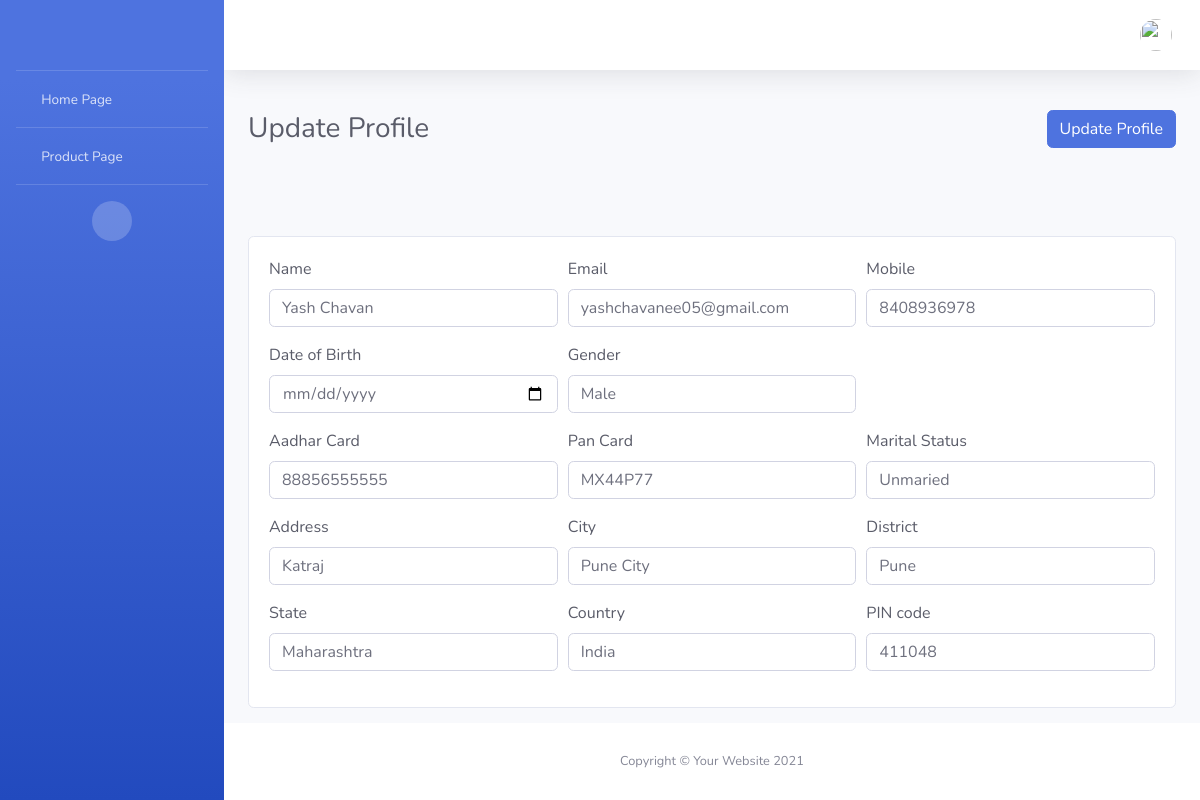
The app's page /update_data/1/ with its own data.
### login/models.py (models this page shows, shortened)
class Register(models.Model):
    user_id = models.AutoField(primary_key=True, unique=True)
    user_name = models.CharField(max_length=100)
    user_email = models.EmailField(max_length=100)
    user_phone = models.CharField(max_length=50)
    user_dob = models.DateField()
    gender = models.CharField(max_length=100)
    aadhar = models.CharField(max_length=20)
    pan = models.CharField(max_length=20)
    marital_status = models.CharField(max_length=100)
    address = models.CharField(max_length=100)
    city = models.CharField(max_length=100)
    district = models.CharField(max_length=100)
    state = models.CharField(max_length=100)
    country = models.CharField(max_length=100)
    pin_code = models.CharField(max_length=20)

### login/views.py (the view)
# urls.py: path('update_data/<int:user_id>/', views.update_data, name='update_data'),
def update_data(request,user_id):
    update_data_instance = Register.objects.get(user_id=user_id)
    return render(request, 'profile.html', {'update_data':update_data_instance})

### login/templates/profile.html (shortened to what this page needs)
{% extends 'web_base.html' %}
{% load static %}
{% block content_page %}
<div class="container-fluid">
    <form method="POST" action="/update/{{update_data.user_id}}">
        <div class="d-sm-flex align-items-center justify-content-between mb-4">
            <h1 class="h3 my-3 text-gray-800">Update Profile</h1>
            <button type="submit" class="btn btn-primary my-3">Update Profile</button>
        </div>
        <div class="row">
            <div class="col-12 mt-5">
                <div class="card">
                    <div class="card-body">
                        <div class="form-row">
                            <div class="form-group col-lg-4">
                                <label class="text-dark">Name</label>
                                <input type="text" class="form-control" name="user_name" value="{{update_data.user_name}}">
                            </div>
                            <div class="form-group col-lg-4">
                                <label class="text-dark">Email</label>
                                <input type="text" class="form-control" name="user_email" value="{{update_data.user_email}}">
                            </div>
                            <div class="form-group col-lg-4">
                                <label class="text-dark">Mobile</label>
                                <input type="text" class="form-control" name="user_phone" value="{{update_data.user_phone}}">
                            </div>
                        </div>
                        <div class="form-row">
                            <div class="form-group col-lg-4">
                                <label class="text-dark">Date of Birth</label>
                                <input type="date" class="form-control" name="user_dob" value="{{update_data.user_dob}}">
                            </div>
                            <div class="form-group col-lg-4">
                                <label class="text-dark">Gender</label>
                                <input type="text" class="form-control" name="gender" value="{{update_data.gender}}">
                            </div>
                        </div>
                        <div class="form-row">
                            <div class="form-group col-lg-4">
                                <label class="text-dark">Aadhar Card</label>
                                <input type="text" class="form-control" name="aadhar" value="{{update_data.aadhar}}">
                            </div>
                            <div class="form-group col-lg-4">
                                <label class="text-dark">Pan Card</label>
                                <input type="text" class="form-control" name="pan" value="{{update_data.pan}}">
                            </div>
                            <div class="form-group col-lg-4">
                                <label class="text-dark">Marital Status</label>
                                <input type="text" class="form-control" name="marital_status" value="{{update_data.marital_status}}">
                            </div>
                        </div>
                        <div class="form-row">
                            <div class="form-group col-lg-4">
                                <label class="text-dark">Address</label>
                                <input type="text" class="form-control" name="address" value="{{update_data.address}}">
                            </div>
                            <div class="form-group col-lg-4">
                                <label class="text-dark">City</label>
                                <input type="text" class="form-control" name="city" value="{{update_data.city}}">
                            </div>
                            <div class="form-group col-lg-4">
                                <label class="text-dark">District</label>
                                <input type="text" class="form-control" name="district" value="{{update_data.district}}">
                            </div>
                        </div>
                        <div class="form-row">
                            <div class="form-group col-lg-4">
                                <label class="text-dark">State</label>
                                <input type="text" class="form-control" name="state" value="{{update_data.state}}">
                            </div>
                            <div class="form-group col-lg-4">
                                <label class="text-dark">Country</label>
                                <input type="text" class="form-control" name="country" value="{{update_data.country}}">
                            </div>
                            <div class="form-group col-lg-4">
                                <label class="text-dark">PIN code</label>
                                <input type="text" class="form-control" name="pin_code" value="{{update_data.pin_code}}">
                            </div>
                        </div>
                    </div>
                </div>
            </div>
        </div>
    </form>
</div>
{% endblock %}

### records on screen
Register: user_name "Yash Chavan", user_email "yashchavanee05@gmail.com", user_phone "8408936978", gender "Male", aadhar "88856555555", pan "MX44P77", marital_status "Unmaried", address "Katraj", city "Pune City", district "Pune", state "Maharashtra", country "India", pin_code "411048"
